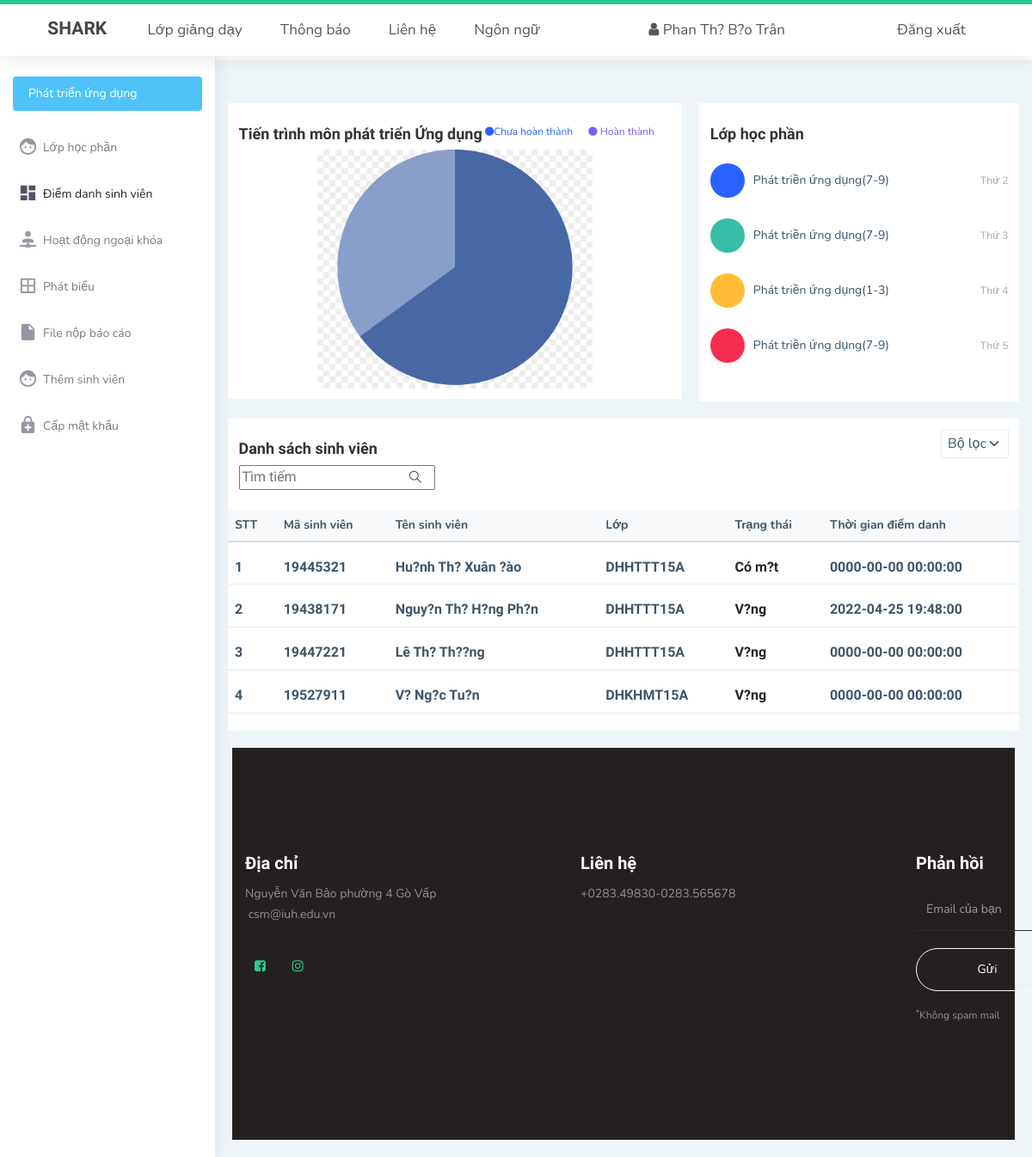
Screenshot of /giangvien/ptud.php (signed in) with the database file from the repository.
### tables this page shows
CREATE TABLE `taikhoan` (
  `id` int(100) unsigned NOT NULL auto_increment,
  `username` varchar(100) NOT NULL,
  `password` varchar(100) NOT NULL,
  `ten` varchar(100) NOT NULL,
  `lop` varchar(10) NOT NULL,
  `trangthai` varchar(10) NOT NULL,
  `thoigian` datetime NOT NULL,
  `phanquyen` int(11) NOT NULL,
  PRIMARY KEY  (`id`),
  UNIQUE KEY `username` (`username`),
  KEY `phanquyen` (`phanquyen`)
);

### giangvien/classes/quanli.php (the view, shortened to what this page needs)
<?php
class quanli
{
		private function connect()
	{
		$con=mysql_connect("localhost","daohuynh","123456");
		if(!$con)
		{
			echo'Không kết nối cơ sở dữ liệu';
			exit();
			}
		else
		{
			return $con;
			}
		}
		public function load_ds_sv($sql)
		{
			$link=$this->connect();
			$ketqua=mysql_query($sql,$link);
			$i=mysql_num_rows($ketqua);
			if($i>0)
					{	echo'<table class="table v-middle">
					<thead>
					  <tr class="bg-light">
    <th class="border-top-0">STT</th>
    <th class="border-top-0">Mã sinh viên</th>
    <th class="border-top-0">Tên sinh viên</th>
    <th class="border-top-0">Lớp</th>
	 <th class="border-top-0">Trạng thái</th>
	 <th class="border-top-0">Thời gian điểm danh</th>
					  </tr>';
			  			$dem=1;
				while($row=mysql_fetch_array($ketqua))
				{
					$masv=$row['username'];
					$ten=$row['ten'];
					$lop=$row['lop'];
					$trangthai=$row['trangthai'];
					$thoigian=$row['thoigian'];
					if($id=$ten){
				echo'   <tr><td> <h4 class="m-b-0 font-16">'.$dem.'</h4></td>
							<td> <h4 class="m-b-0 font-16">'.$masv.'</h4></td>
							<td>  <h4 class="m-b-0 font-16">'.$ten.'</h4></td>
							<td> <h4 class="m-b-0 font-16">'.$lop.'</h4></td>
							<td> <h4 class="m-b-0 font-16"><a href="?id='.$id.'">'.$trangthai.'</h4></td>
							<td> <h4 class="m-b-0 font-16">'.$thoigian.'</h4></td>
  						</tr>';
						  $dem++;																		 					}
				}
				echo'</table>';
				}
			else
			{
				echo' Không có sinh viên';
				}
		}
}?>

### css/templatemo-style.css (style rules this page uses)
body { background: #ffffff; font-family: 'Nunito', sans-serif; overflow-x: hidden; padding-top: 70px; }
h1,h2,h3,h4,h5,h6 { font-family: 'Muli', sans-serif; font-weight: bold; line-height: inherit; }
html { -webkit-font-smoothing: antialiased; }
a { color: #252525; -webkit-transition: 0.5s; transition: 0.5s; text-decoration: none !important; }
a, input, button, .form-control { -webkit-transition: 0.5s; transition: 0.5s; }

### rows the page displays
taikhoan: username "19445321", ten "Hu?nh Th? Xuân ?ào", lop "DHHTTT15A", trangthai "Có m?t", thoigian "0000-00-00 00:00:00"
taikhoan: username "19438171", ten "Nguy?n Th? H?ng Ph?n", lop "DHHTTT15A", trangthai "V?ng", thoigian "2022-04-25 19:48:00"
taikhoan: username "19447221", ten "Lê Th? Th??ng", lop "DHHTTT15A", trangthai "V?ng", thoigian "0000-00-00 00:00:00"
taikhoan: username "19527911", ten "V? Ng?c Tu?n", lop "DHKHMT15A", trangthai "V?ng", thoigian "0000-00-00 00:00:00"

### other values shown
$ten "Phan Th? B?o Trân"
